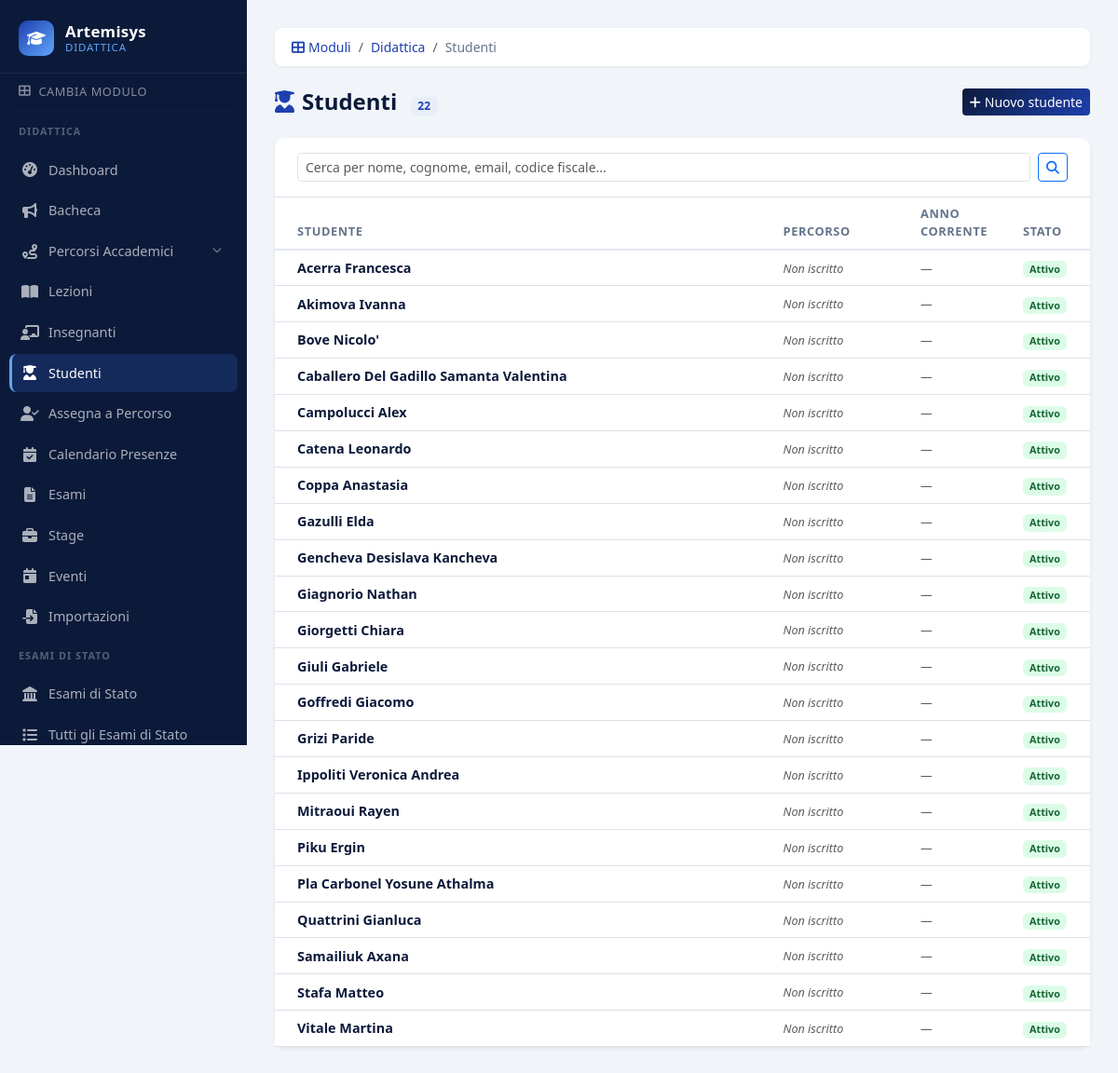
Page /index.php/studenti (signed in) on the committed database.
### tables this page shows
CREATE TABLE IF NOT EXISTS studenti (
    id             INT AUTO_INCREMENT PRIMARY KEY,
    nome           VARCHAR(100) NOT NULL,
    cognome        VARCHAR(100) NOT NULL,
    email          VARCHAR(150) NULL,
    telefono       VARCHAR(30)  NULL,
    data_nascita   DATE         NULL,
    codice_fiscale VARCHAR(20)  NULL,
    indirizzo      TEXT         NULL,
    foto           VARCHAR(255) NULL,
    note           TEXT         NULL,
    attivo         TINYINT(1)   NOT NULL DEFAULT 1,
    created_at     TIMESTAMP    DEFAULT CURRENT_TIMESTAMP,
    updated_at     TIMESTAMP    DEFAULT CURRENT_TIMESTAMP ON UPDATE CURRENT_TIMESTAMP
);

### controllers/didattica/StudentiController.php (called while the page is built, shortened)
<?php
require_once BASE_PATH . 'models/Studente.php';
class StudentiController {
    private Studente $model;
    public function __construct() {
        $this->model          = new Studente();
        $this->model->createTables();
    }
    public function index(): void {
        $search    = trim($_GET['q'] ?? '');
        $studenti  = $this->model->getAll($search);
        $totale    = $this->model->count();
        require BASE_PATH . 'views/layout/header.php';
        require BASE_PATH . 'views/layout/sidebar.php';
        require BASE_PATH . 'views/didattica/studenti/index.php';
        require BASE_PATH . 'views/layout/footer.php';
    }
}

### config/database.php (called while the page is built, shortened)
<?php
class Database {
    private static $instance = null;
    private $pdo;
    private $charset = 'utf8mb4';
    private function __construct() {
        $this->host     = getenv('DB_HOST')     ?: '127.0.0.1';
        $this->port     = getenv('DB_PORT')     ?: '3306';
        $this->dbname   = getenv('DB_NAME')     ?: 'artemisys';
        $this->username = getenv('DB_USER')     ?: 'root';
        $this->password = getenv('DB_PASSWORD') !== false ? getenv('DB_PASSWORD') : '';
        $dsn = sprintf(
            'mysql:host=%s;port=%s;dbname=%s;charset=%s',
            $this->host,
            $this->port,
            $this->dbname,
            $this->charset
        );
        $options = [
            PDO::ATTR_ERRMODE            => PDO::ERRMODE_EXCEPTION,
            PDO::ATTR_DEFAULT_FETCH_MODE => PDO::FETCH_ASSOC,
            PDO::ATTR_EMULATE_PREPARES   => false,
        ];
        try {
            $this->pdo = new PDO($dsn, $this->username, $this->password, $options);
        } catch (PDOException $e) {
            http_response_code(500);
            if (getenv('APP_DEBUG') === '1') {
                die('Errore connessione database: ' . $e->getMessage());
            }
            die('Errore connessione database.');
        }
    }
    public static function getInstance() {
        if (self::$instance === null) {
            self::$instance = new self();
        }
        return self::$instance;
    }
    public function getConnection() {
        return $this->pdo;
    }
}

### models/Studente.php (called while the page is built, shortened)
<?php
class Studente {
    private $db;
    public function __construct() {
        $this->db = Database::getInstance()->getConnection();
    }
    public function createTables(): void {
        $this->db->exec("
            CREATE TABLE IF NOT EXISTS studenti (
                id             INT AUTO_INCREMENT PRIMARY KEY,
                nome           VARCHAR(100) NOT NULL,
                cognome        VARCHAR(100) NOT NULL,
                email          VARCHAR(150) NULL,
                telefono       VARCHAR(30)  NULL,
                data_nascita   DATE         NULL,
                codice_fiscale VARCHAR(20)  NULL,
                indirizzo      TEXT         NULL,
                foto           VARCHAR(255) NULL,
                note           TEXT         NULL,
                attivo         TINYINT(1)   NOT NULL DEFAULT 1,
                created_at     TIMESTAMP    DEFAULT CURRENT_TIMESTAMP,
                updated_at     TIMESTAMP    DEFAULT CURRENT_TIMESTAMP ON UPDATE CURRENT_TIMESTAMP
            ) ENGINE=InnoDB
        ");
        $this->db->exec("
            CREATE TABLE IF NOT EXISTS studente_iscrizioni (
                id           INT AUTO_INCREMENT PRIMARY KEY,
                studente_id  INT NOT NULL,
                percorso_id  INT NOT NULL,
                data_inizio  DATE NULL,
                note         VARCHAR(255) NULL,
                created_at   TIMESTAMP DEFAULT CURRENT_TIMESTAMP,
                UNIQUE KEY unique_studente_percorso (studente_id, percorso_id)
            ) ENGINE=InnoDB
        ");
        $this->db->exec("
            CREATE TABLE IF NOT EXISTS studente_anni (
                id                  INT AUTO_INCREMENT PRIMARY KEY,
                studente_id         INT NOT NULL,
                percorso_anno_id    INT NOT NULL,
                anno_scolastico_id  INT NOT NULL,
                created_at          TIMESTAMP DEFAULT CURRENT_TIMESTAMP,
                UNIQUE KEY unique_studente_anno_percorso (studente_id, anno_scolastico_id, percorso_anno_id)
            ) ENGINE=InnoDB
        ");
        try {
            $this->db->exec("ALTER TABLE studente_anni DROP INDEX unique_studente_anno_sc");
        } catch (\Throwable $e) {}
        try {
            $this->db->exec("ALTER TABLE studente_anni ADD UNIQUE KEY unique_studente_anno_percorso (studente_id, anno_scolastico_id, percorso_anno_id)");
        } catch (\Throwable $e) {}
        $this->db->exec("
            CREATE TABLE IF NOT EXISTS studente_materie_bonus (
                id                 INT AUTO_INCREMENT PRIMARY KEY,
                studente_id        INT NOT NULL,
                materia_id         INT NOT NULL,
                anno_scolastico_id INT NOT NULL,
                note               VARCHAR(255) NULL,
                created_at         TIMESTAMP DEFAULT CURRENT_TIMESTAMP,
                UNIQUE KEY unique_bonus (studente_id, materia_id, anno_scolastico_id)
            ) ENGINE=InnoDB
        ");
        $this->db->exec("
            CREATE TABLE IF NOT EXISTS voti (
                id                       INT AUTO_INCREMENT PRIMARY KEY,
                studente_id              INT            NOT NULL,
                percorso_anno_materia_id INT            NOT NULL,
                voto                     DECIMAL(4,2)   NOT NULL,
                tipo                     ENUM('scritto','orale','pratico','finale') NOT NULL DEFAULT 'finale',
                data                     DATE           NULL,
                note                     VARCHAR(255)   NULL,
                created_at               TIMESTAMP      DEFAULT CURRENT_TIMESTAMP,
                INDEX idx_studente_pam (studente_id, percorso_anno_materia_id)
            ) ENGINE=InnoDB
        ");
    }
    public function getAll(string $search = ''): array {
        $sql = "SELECT DISTINCT s.* FROM studenti s";
        $params = [];
        $sql .= " ORDER BY s.cognome ASC, s.nome ASC";
        $stmt = $this->db->prepare($sql);
        $stmt->execute($params);
        $studenti = $stmt->fetchAll();
        foreach ($studenti as &$s) {
            $s['iscrizioni'] = $this->getIscrizioni($s['id']);
        }
        return $studenti;
    }
    public function getIscrizioni(int $studenteId): array {
        $stmt = $this->db->prepare("
            SELECT si.*, p.nome AS percorso_nome, a.anno AS anno_label, p.anno_scolastico_id
            FROM studente_iscrizioni si
            JOIN percorsi_accademici p ON p.id = si.percorso_id
            LEFT JOIN anni_scolastici a ON a.id = p.anno_scolastico_id
            WHERE si.studente_id = ?
            ORDER BY si.created_at ASC
        ");
        $stmt->execute([$studenteId]);
        return $stmt->fetchAll();
    }
    public function count(): int {
        return (int)$this->db->query("SELECT COUNT(*) FROM studenti")->fetchColumn();
    }
}

### views/didattica/studenti/index.php (the view, shortened to what this page needs)
<div class="d-flex align-items-center justify-content-between mb-4">
    <h4 class="mb-0 fw-bold" style="color:#0c1a3a;">
        <i class="fas fa-user-graduate me-2" style="color:#1e40af;"></i>Studenti
        <span class="badge ms-2" style="background:#e8eef8;color:#1e40af;font-size:0.75rem;font-weight:600;">
            <?= $totale ?>
        </span>
    </h4>
    <a href="<?= BASE_URL ?>studenti/create" class="btn btn-primary btn-sm">
        <i class="fas fa-plus me-1"></i>Nuovo studente
    </a>
</div>
<div class="card border-0 shadow-sm">
    <div class="card-header bg-white border-bottom py-3 px-4">
        <form method="GET" action="<?= BASE_URL ?>studenti" class="d-flex gap-2">
            <input type="text" name="q" class="form-control form-control-sm"
                   placeholder="Cerca per nome, cognome, email, codice fiscale..."
                   value="<?= htmlspecialchars($_GET['q'] ?? '') ?>">
            <button type="submit" class="btn btn-sm btn-outline-primary">
                <i class="fas fa-search"></i>
            </button>
        </form>
    </div>
    <div class="card-body p-0">
        <?php if (empty($studenti)): ?>
            <div class="empty-state">
                <div class="empty-state-icon"><i class="fas fa-user-graduate"></i></div>
                <h5><?= !empty($_GET['q']) ? 'Nessun risultato' : 'Nessuno studente' ?></h5>
                <p>
                    <?= !empty($_GET['q'])
                        ? 'Prova con un termine diverso.'
                        : '<a href="' . BASE_URL . 'studenti/create">Aggiungi il primo studente</a>.' ?>
                </p>
            </div>
        <?php else: ?>
            <table class="table table-hover mb-0">
                <thead style="background:#f8fafc;">
                    <tr>
                        <th class="ps-4">Studente</th>
                        <th>Percorso</th>
                        <th style="width:110px;">Anno corrente</th>
                        <th style="width:80px;">Stato</th>
                    </tr>
                </thead>
                <tbody>
                    <?php foreach ($studenti as $s): ?>
                        <tr style="cursor:pointer;" onclick="location.href='<?= BASE_URL ?>studenti/detail/<?= $s['id'] ?>'">
                            <td class="ps-4 align-middle">
                                <div class="fw-semibold" style="color:#0c1a3a;">
                                    <?= htmlspecialchars($s['cognome'] . ' ' . $s['nome']) ?>
                                </div>
                            </td>
                            <td class="align-middle">
                                <?php if (!empty($s['iscrizioni'])): ?>
                                    <?php foreach ($s['iscrizioni'] as $isc): ?>
                                        <div class="small fw-semibold" style="color:#0c1a3a;"><?= htmlspecialchars($isc['percorso_nome']) ?></div>
                                        <div class="text-muted small">A.S. <?= htmlspecialchars($isc['anno_label'] ?? '') ?></div>
                                    <?php endforeach; ?>
                                <?php else: ?>
                                    <span class="text-muted small fst-italic">Non iscritto</span>
                                <?php endif; ?>
                            </td>
                            <td class="align-middle">
                                <span class="text-muted small">—</span>
                            </td>
                            <td class="align-middle">
                                <?php if ($s['attivo']): ?>
                                    <span class="badge" style="background:#dcfce7;color:#166534;">Attivo</span>
                                <?php else: ?>
                                    <span class="badge" style="background:#fee2e2;color:#991b1b;">Inattivo</span>
                                <?php endif; ?>
                            </td>
                        </tr>
                    <?php endforeach; ?>
                </tbody>
            </table>
        <?php endif; ?>
    </div>
</div>

### public/css/style.css (style rules this page uses)
:root { --sidebar-bg: #0c1a3a; --sidebar-hover: #162d5e; --sidebar-active: #1e3f80; --sidebar-accent: #60a5fa; --sidebar-width: 265px; --content-bg: #f1f5f9; --primary: #1e40af; --primary-dark: #1e3a8a; --text-muted: #64748b; }
body { font-family: 'Segoe UI', Tahoma, Geneva, Verdana, sans-serif; background-color: var(--content-bg); margin: 0; padding: 0; }
.table thead th { font-size: 0.8rem; text-transform: uppercase; letter-spacing: 0.6px; color: var(--text-muted); font-weight: 600; border-bottom: 2px solid #e2e8f0; }
.table tbody td { vertical-align: middle; font-size: 0.9rem; color: #334155; }
.card { border-radius: 12px; border: 1px solid #e2e8f0; }
.card-header { border-bottom: 1px solid #f1f5f9; padding: 14px 20px; background: white; border-radius: 12px 12px 0 0 !important; }
.btn-primary { background: linear-gradient(135deg, #0c1a3a, #1e40af); border: none; }

### rows in the picture
studenti: cognome+nome "Acerra Francesca", attivo "Attivo"
studenti: cognome+nome "Akimova Ivanna", attivo "Attivo"
studenti: cognome+nome "Bove Nicolo'", attivo "Attivo"
studenti: cognome+nome "Caballero Del Gadillo Samanta Valentina", attivo "Attivo"
studenti: cognome+nome "Campolucci Alex", attivo "Attivo"
studenti: cognome+nome "Catena Leonardo", attivo "Attivo"
studenti: cognome+nome "Coppa Anastasia", attivo "Attivo"
studenti: cognome+nome "Gazulli Elda", attivo "Attivo"
studenti: cognome+nome "Gencheva Desislava Kancheva", attivo "Attivo"
studenti: cognome+nome "Giagnorio Nathan", attivo "Attivo"
studenti: cognome+nome "Giorgetti Chiara", attivo "Attivo"
studenti: cognome+nome "Giuli Gabriele", attivo "Attivo"
studenti: cognome+nome "Goffredi Giacomo", attivo "Attivo"
studenti: cognome+nome "Grizi Paride", attivo "Attivo"
studenti: cognome+nome "Ippoliti Veronica Andrea", attivo "Attivo"
studenti: cognome+nome "Mitraoui Rayen", attivo "Attivo"
studenti: cognome+nome "Piku Ergin", attivo "Attivo"
studenti: cognome+nome "Pla Carbonel Yosune Athalma", attivo "Attivo"
studenti: cognome+nome "Quattrini Gianluca", attivo "Attivo"
studenti: cognome+nome "Samailiuk Axana", attivo "Attivo"
studenti: cognome+nome "Stafa Matteo", attivo "Attivo"
studenti: cognome+nome "Vitale Martina", attivo "Attivo"

### other values in the picture
$pageTitle "Studenti"
$totale "22"
